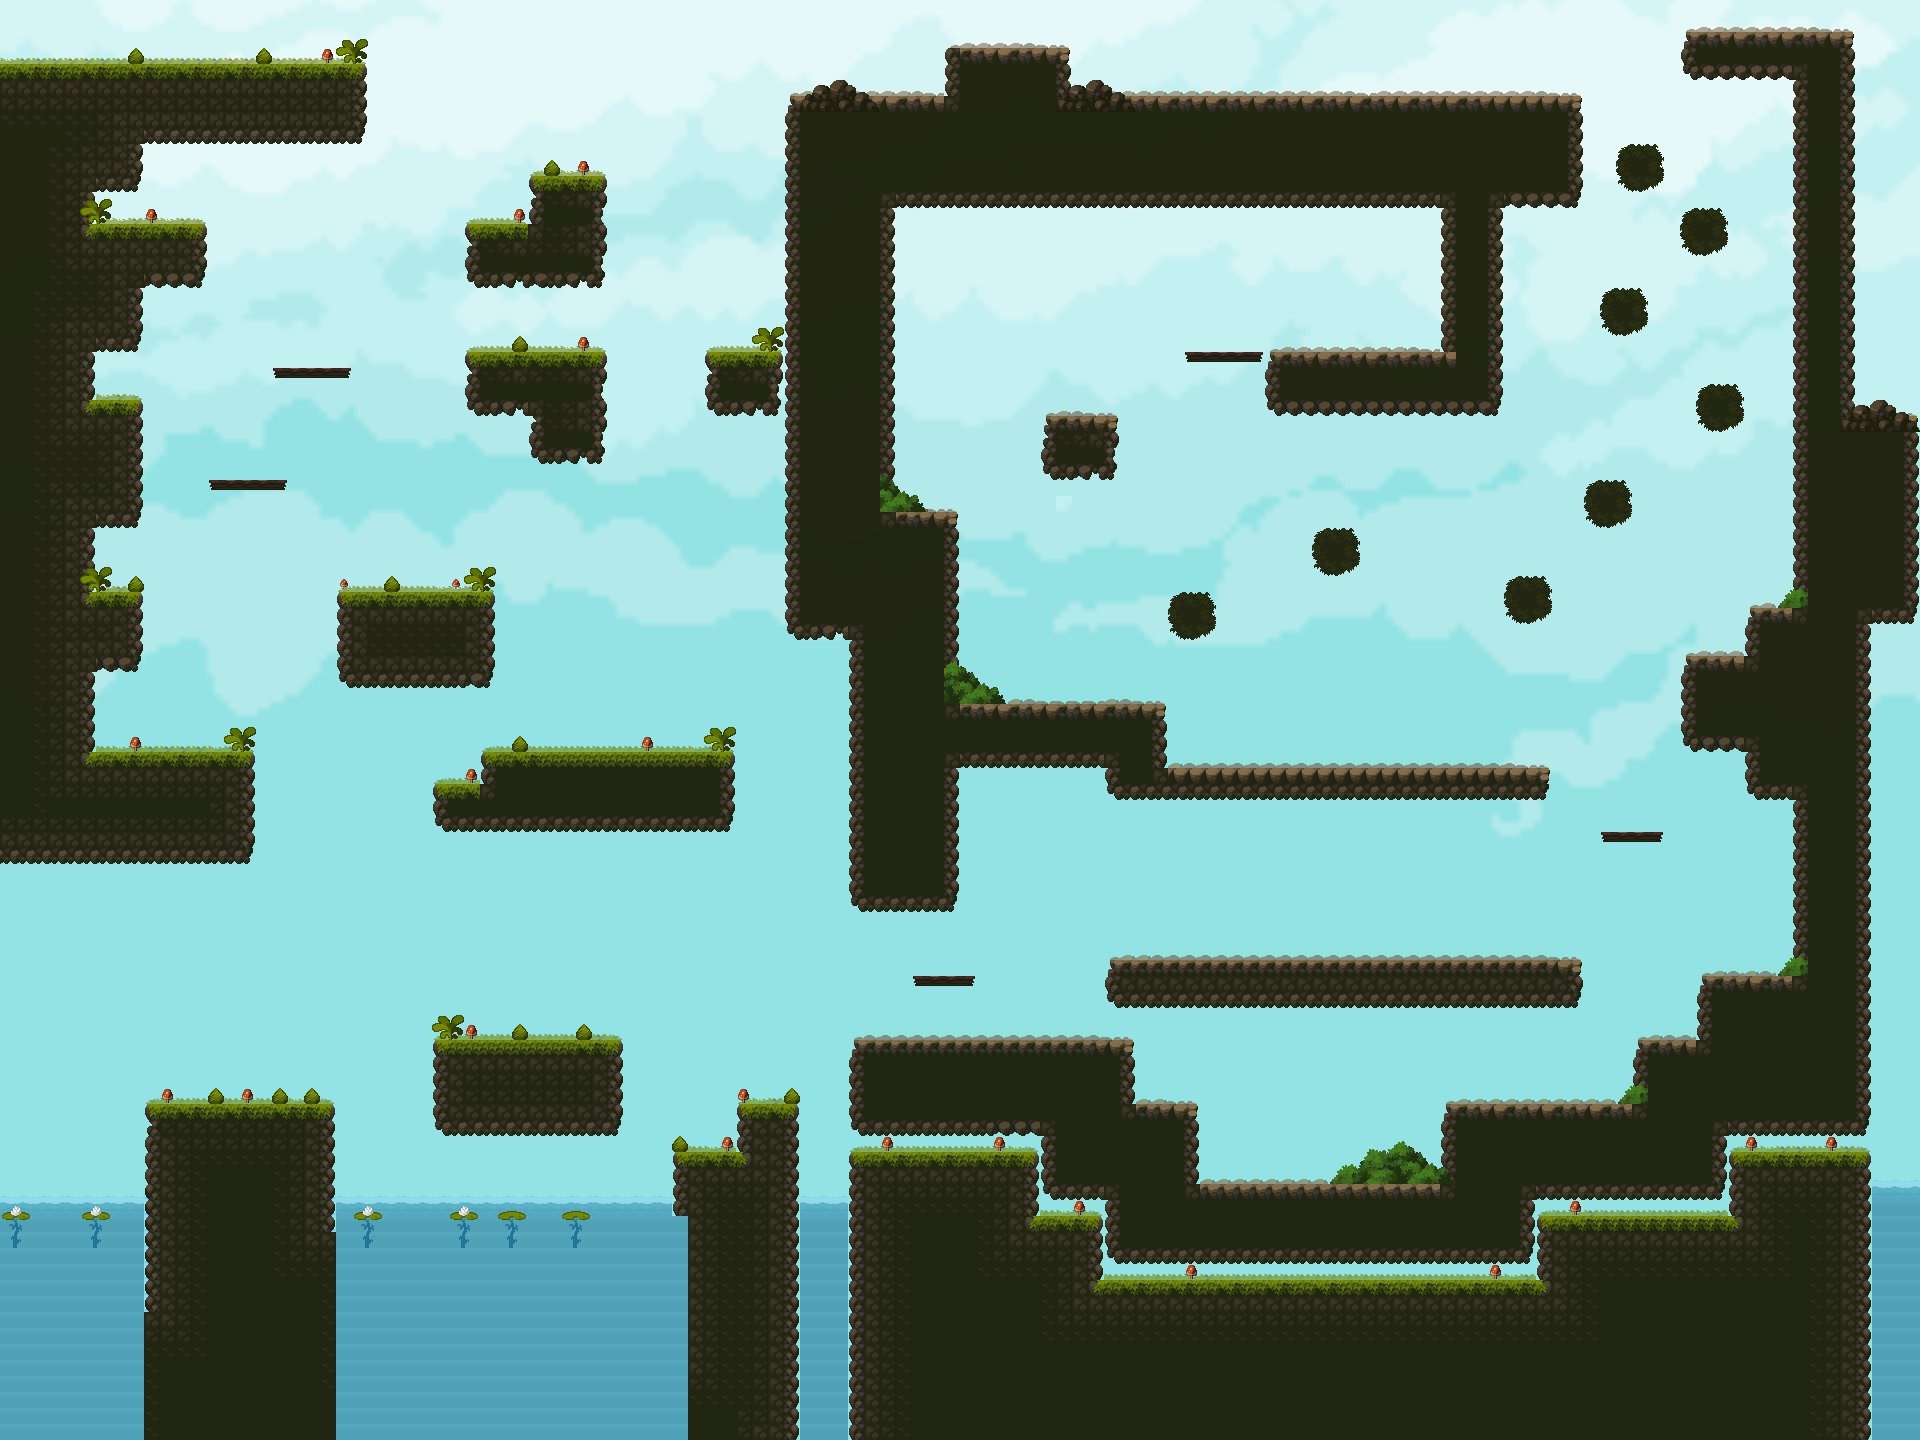

This is a level from a 2D game, rendered from its Tiled map with the project's own tilesets. A one-line summary and the map file follow, with tile-layer data summarised:
An orthogonal 120x90 tile map with 16x16 px tiles, 6 tile layers (BG, Backdrop, Terrain, FG_2, ...), 9 tilesets and 71 objects (37x gold, 15x spikes, 12x gunner, 3x helicopter, 2x heart, ...).

<map version="1.10" tiledversion="1.10.2" orientation="orthogonal" renderorder="right-down" width="120" height="90" tilewidth="16" tileheight="16" infinite="0" nextlayerid="15" nextobjectid="111">
 <tileset firstgid="1" source="../tsx_files/Background.tsx" />
 <tileset firstgid="25321" source="../player/player.tsx" />
 <tileset firstgid="25322" source="../tsx_files/Tiles_1.tsx" />
 <tileset firstgid="25947" source="../enemies/spikes.tsx" />
 <tileset firstgid="25948" source="../items/coin.tsx" />
 <tileset firstgid="25949" source="../enemies/gunner.tsx" />
 <tileset firstgid="25950" source="../tsx_files/forest_1_tree_set.tsx" />
 <tileset firstgid="26475" source="../tsx_files/elephant.tsx" />
 <tileset firstgid="26477" source="../items/heart.tsx" />
 <layer id="1" name="BG" width="120" height="90">
  <data>[10800 cells, 10800 non-empty, 10799 distinct tile ids]</data>
 </layer>
 <objectgroup id="14" name="Data">
  <properties>
   <property name="level_unlock" type="int" value="5" />
  </properties>
 </objectgroup>
 <layer id="12" name="Backdrop" width="120" height="90">
  <data>[10800 cells, 0 non-empty, 0 distinct tile ids]</data>
 </layer>
 <layer id="2" name="Terrain" width="120" height="90" opacity="0.97">
  <data>[10800 cells, 4156 non-empty, 55 distinct tile ids]</data>
 </layer>
 <layer id="13" name="FG_2" width="120" height="90" opacity="0.59">
  <data>[10800 cells, 990 non-empty, 22 distinct tile ids]</data>
 </layer>
 <layer id="7" name="FG" width="120" height="90">
  <data>[10800 cells, 192 non-empty, 53 distinct tile ids]</data>
 </layer>
 <objectgroup id="3" name="Objects">
  <object id="1" name="player" gid="25321" x="212.294" y="943.9" width="64" height="64" />
  <object id="5" name="spikes" gid="25947" x="1109" y="961" width="64" height="64">
   <properties>
    <property name="damage_height" type="int" value="-25" />
    <property name="damage_width" type="int" value="64" />
    <property name="flip" type="bool" value="false" />
   </properties>
  </object>
  <object id="6" name="spikes" gid="25947" x="1174" y="961" width="64" height="64">
   <properties>
    <property name="damage_height" type="int" value="-25" />
    <property name="damage_width" type="int" value="64" />
    <property name="flip" type="bool" value="false" />
   </properties>
  </object>
  <object id="7" name="spikes" gid="25947" x="1239" y="957" width="64" height="64">
   <properties>
    <property name="damage_height" type="int" value="-25" />
    <property name="damage_width" type="int" value="64" />
    <property name="flip" type="bool" value="false" />
   </properties>
  </object>
  <object id="8" name="spikes" gid="25947" x="1303" y="957" width="64" height="64">
   <properties>
    <property name="damage_height" type="int" value="-25" />
    <property name="damage_width" type="int" value="64" />
    <property name="flip" type="bool" value="false" />
   </properties>
  </object>
  <object id="9" name="spikes" gid="25947" x="1366" y="956" width="64" height="64">
   <properties>
    <property name="damage_height" type="int" value="-25" />
    <property name="damage_width" type="int" value="64" />
    <property name="flip" type="bool" value="false" />
   </properties>
  </object>
  <object id="10" name="spikes" gid="25947" x="1430" y="955" width="64" height="64">
   <properties>
    <property name="damage_height" type="int" value="-25" />
    <property name="damage_width" type="int" value="64" />
    <property name="flip" type="bool" value="false" />
   </properties>
  </object>
  <object id="11" name="spikes" gid="25947" x="1495" y="956" width="64" height="64">
   <properties>
    <property name="damage_height" type="int" value="-25" />
    <property name="damage_width" type="int" value="64" />
    <property name="flip" type="bool" value="false" />
   </properties>
  </object>
  <object id="13" name="spikes" gid="25947" x="1072" y="92" width="64" height="64">
   <properties>
    <property name="damage_height" type="int" value="-25" />
    <property name="damage_width" type="int" value="64" />
    <property name="flip" type="bool" value="false" />
   </properties>
  </object>
  <object id="15" name="spikes" gid="1073767771" x="1111" y="861.667" width="64" height="64">
   <properties>
    <property name="damage_height" type="int" value="25" />
    <property name="damage_width" type="int" value="64" />
    <property name="flip" type="bool" value="true" />
   </properties>
  </object>
  <object id="16" name="spikes" gid="1073767771" x="1173" y="858.667" width="64" height="64">
   <properties>
    <property name="damage_height" type="int" value="25" />
    <property name="damage_width" type="int" value="64" />
    <property name="flip" type="bool" value="true" />
   </properties>
  </object>
  <object id="17" name="spikes" gid="1073767771" x="1236.33" y="863.667" width="64" height="64">
   <properties>
    <property name="damage_height" type="int" value="25" />
    <property name="damage_width" type="int" value="64" />
    <property name="flip" type="bool" value="true" />
   </properties>
  </object>
  <object id="18" name="spikes" gid="1073767771" x="1299.33" y="861" width="64" height="64">
   <properties>
    <property name="damage_height" type="int" value="25" />
    <property name="damage_width" type="int" value="64" />
    <property name="flip" type="bool" value="true" />
   </properties>
  </object>
  <object id="20" name="spikes" gid="1073767771" x="1361.67" y="859" width="64" height="64">
   <properties>
    <property name="damage_height" type="int" value="25" />
    <property name="damage_width" type="int" value="64" />
    <property name="flip" type="bool" value="true" />
   </properties>
  </object>
  <object id="21" name="spikes" gid="1073767771" x="1424.67" y="859.333" width="64" height="64">
   <properties>
    <property name="damage_height" type="int" value="25" />
    <property name="damage_width" type="int" value="64" />
    <property name="flip" type="bool" value="true" />
   </properties>
  </object>
  <object id="24" name="spikes" gid="1073767771" x="1489" y="859.333" width="64" height="64">
   <properties>
    <property name="damage_height" type="int" value="25" />
    <property name="damage_width" type="int" value="64" />
    <property name="flip" type="bool" value="true" />
   </properties>
  </object>
  <object id="108" name="elephant" type="game_end" gid="26476" x="1358" y="355" width="80" height="80" />
 </objectgroup>
 <objectgroup id="8" name="Moving Objects">
  <object id="30" name="helicopter" x="1050.5" y="913" width="618" height="8">
   <properties>
    <property name="flip" type="bool" value="false" />
    <property name="platform" type="bool" value="true" />
    <property name="speed" type="int" value="100" />
   </properties>
  </object>
  <object id="102" name="helicopter" x="324" y="764" width="5" height="266">
   <properties>
    <property name="flip" type="bool" value="false" />
    <property name="platform" type="bool" value="true" />
    <property name="speed" type="int" value="100" />
   </properties>
  </object>
  <object id="105" name="helicopter" x="654" y="186" width="5" height="515">
   <properties>
    <property name="flip" type="bool" value="false" />
    <property name="platform" type="bool" value="true" />
    <property name="speed" type="int" value="100" />
   </properties>
  </object>
 </objectgroup>
 <layer id="6" name="Platforms" width="120" height="90">
  <data>[10800 cells, 23 non-empty, 3 distinct tile ids]</data>
 </layer>
 <objectgroup id="9" name="Items">
  <object id="32" name="gold" gid="25948" x="2" y="54" width="32" height="32" />
  </objectgroup>
 <objectgroup id="10" name="Enemies">
  <!-- 12 objects omitted --></objectgroup>
</map>
<!-- 50 of 71 objects omitted -->
